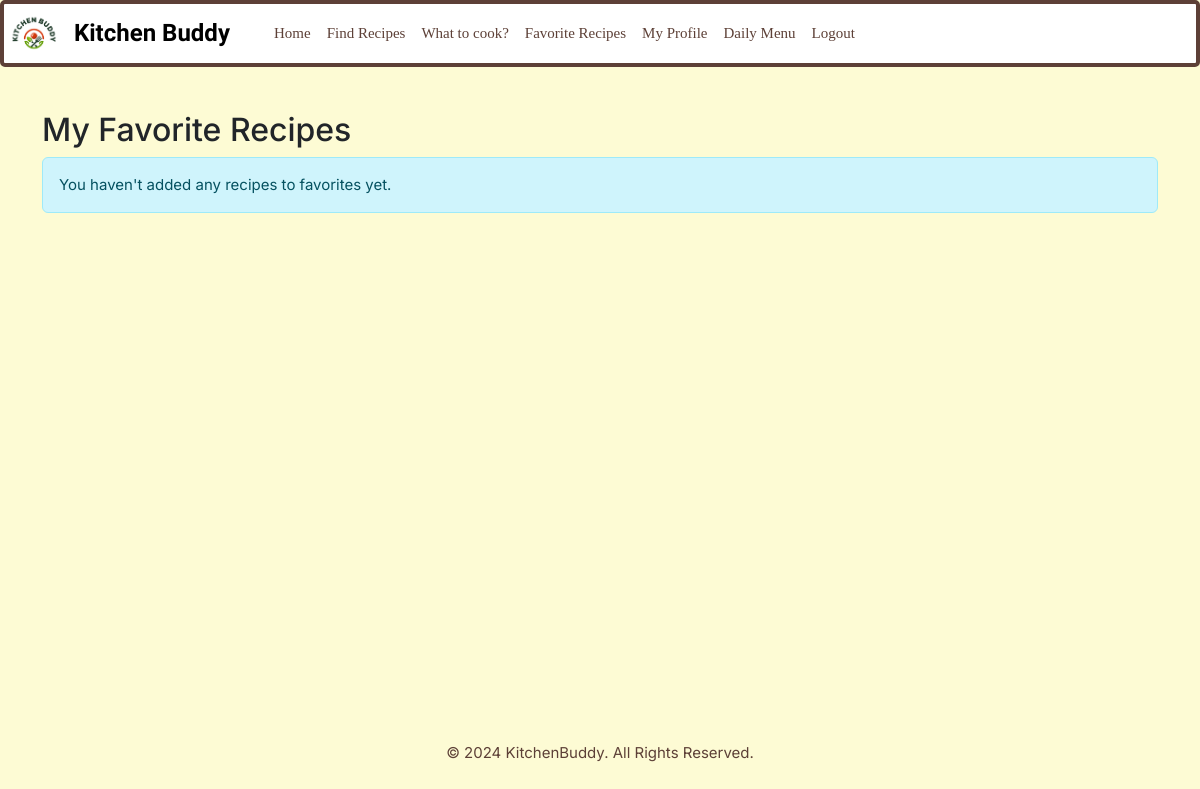
The page /recipes/favourite/ (signed in) on the database as committed earlier.
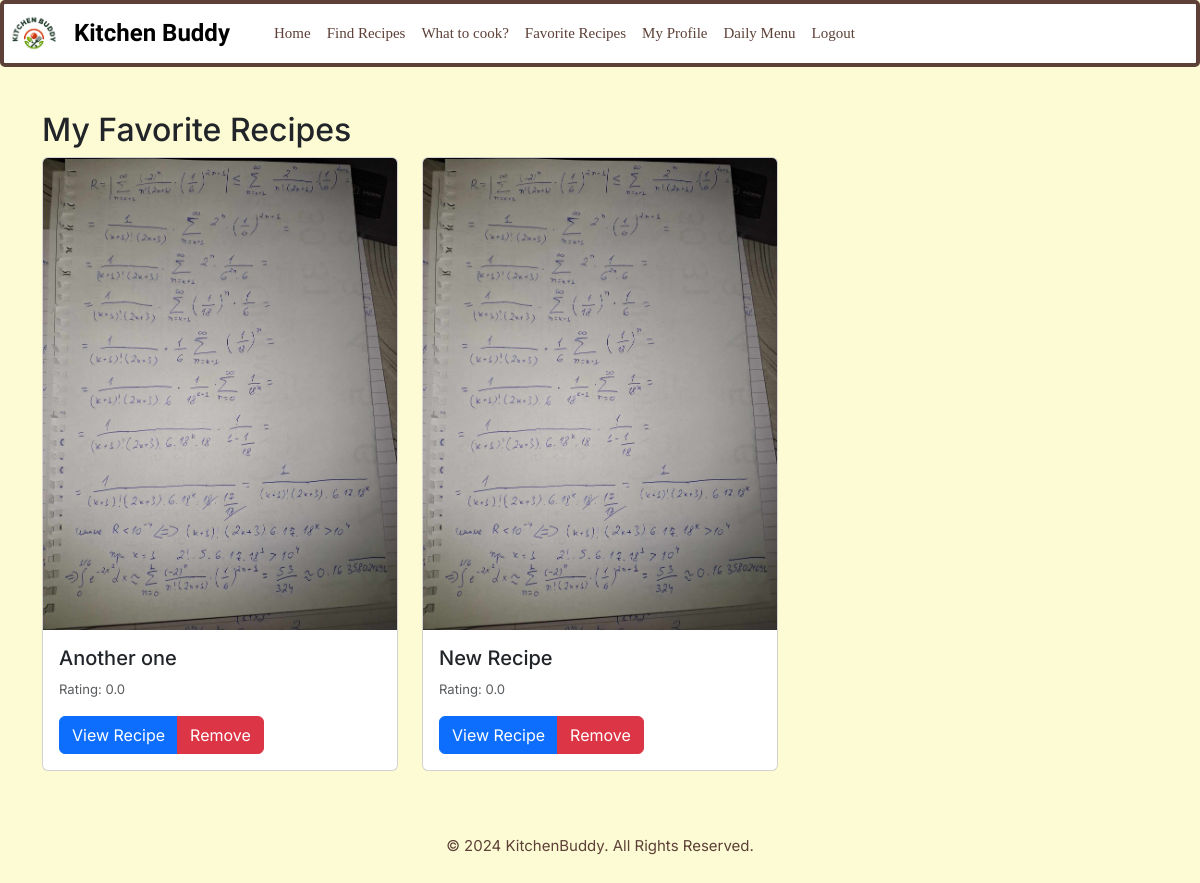
The same page on the database as committed later.
### recipe/models.py (models this page shows, shortened)
class Recipe(models.Model):
    user = models.ForeignKey(User, on_delete=models.CASCADE, related_name="recipe")
    title = models.CharField(max_length=150)
    ingredients = models.ManyToManyField(Ingredient, through='IngredientsDetails', related_name='recipe_ingredient')
    description = models.TextField()
    cooking_time = models.PositiveIntegerField(validators=[MinValueValidator(1)], null=True, blank=True)
    calories = models.PositiveIntegerField(validators=[MinValueValidator(1), MaxValueValidator(2000)], null=True, blank=True)
    image = models.ImageField(upload_to='recipes/', null=True, blank=True)
    dish_type = models.CharField(max_length=10, choices=DISH_TYPE, default='main')
    favourite = models.ManyToManyField(User, related_name='favourite_recipe', blank=True)
    average_rating = models.DecimalField(max_digits=3, decimal_places=2, default=0)
    ratings_count = models.PositiveBigIntegerField(default=0)
    diet = models.ManyToManyField(Diet, related_name='recipe_diet', blank=True)
    allergies = models.ManyToManyField(Allergy, related_name='recipe_allergies', blank=True)
    class Meta:
        ordering = ['title']
        unique_together = ['title', 'image']

### recipe/views.py (the view)
# urls.py: path('favourite/', views.favourite_recipes, name='favourite_recipes'),
@login_required
def favourite_recipes(request):
    favourite_recipes = Recipe.objects.filter(favourite=request.user)
    context = {
        'favourite_recipes': favourite_recipes
    }
    return render(request, 'recipe/favourite_recipes.html', context)

### recipe/templates/recipe/favourite_recipes.html
{% extends 'base.html' %}
{% block content %}
<div class="container mt-4">
    <h2>My Favorite Recipes</h2>
    {% if favourite_recipes %}
        <div class="row">
            {% for recipe in favourite_recipes %}
                <div class="col-md-4 mb-4">
                    <div class="card">
                        {% if recipe.image %}
                            <img src="{{ recipe.image.url }}" class="card-img-top" alt="{{ recipe.title }}">
                        {% endif %}
                        <div class="card-body">
                            <h5 class="card-title">{{ recipe.title }}</h5>
                            <p class="card-text">
                                <small class="text-muted">
                                    Rating: {{ recipe.average_rating|floatformat:1 }}
                                </small>
                            </p>
                            <div class="btn-group">
                                <a href="{% url 'recipe_details' recipe.id %}" class="btn btn-primary">View Recipe</a>
                                <a href="{% url 'add_remove_favourite' recipe.id %}" class="btn btn-danger">Remove</a>
                            </div>
                        </div>
                    </div>
                </div>
            {% endfor %}
        </div>
    {% else %}
        <div class="alert alert-info">
            You haven't added any recipes to favorites yet.
        </div>
    {% endif %}
</div>
{% endblock %}

Rows that differ between the two databases and show on the page:
added Recipe: image (picture), title "Another one", average_rating "0.0"
added Recipe: image (picture), title "New Recipe", average_rating "0.0"
Other text that changed with them:
text no longer shown: "You haven't added any recipes to favorites yet."
